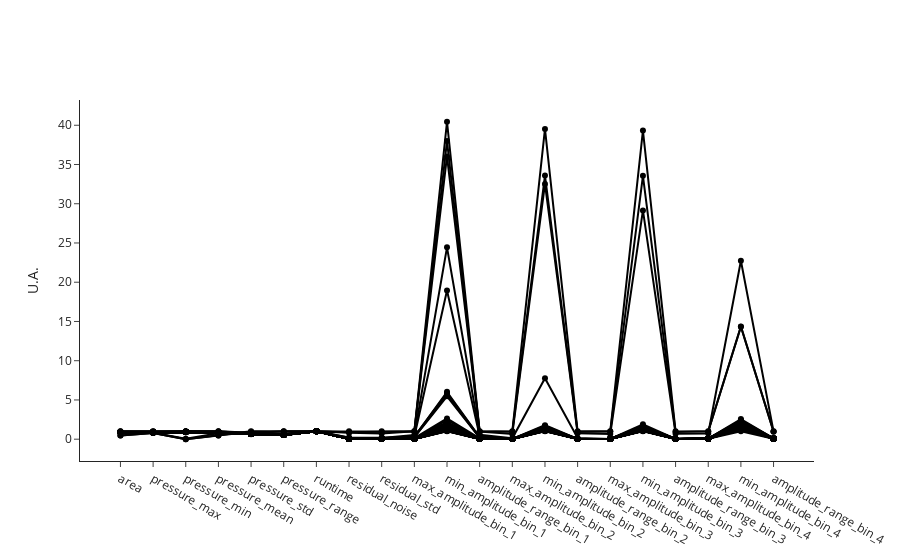

Notebook source saved alongside this figure:
### Code cell
print("Number of curves: ", len(method_indices))

fig_features=eng.analyses.plot_features(indices = method_indices)

fig_features.update_layout(showlegend=False)
for trace in fig_features.data:
    trace.line.color = "black"

fig_features.write_image("dev/figures/fig_features.png", width=1100, height= 350, scale = 3)

fig_features.show()
